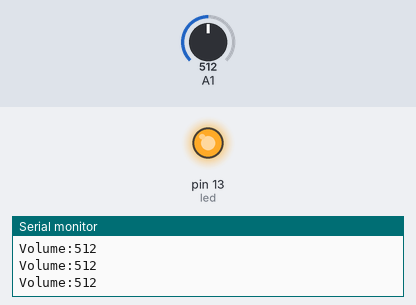
This sketch was run on a simulated Arduino Uno, built with avr-gcc and run on an emulated ATmega328P. Shown: output pins drawn as LEDs (lit = HIGH), the last lines printed to the serial monitor. Inputs (shaded band) come from the test bench; at power-on: A1 = 512.

Above: at 1.2 s.
1.3 s: A1 set to 416
2.8 s: A1 set to 381
At 4.1 s:
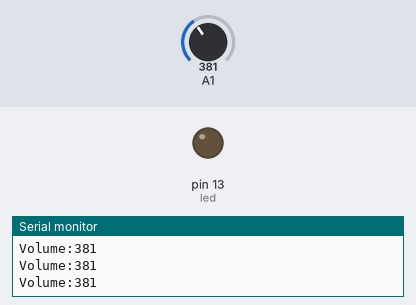
4.4 s: A1 set to 410
At 5.6 s:
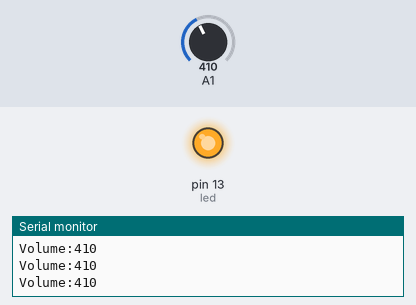
6.0 s: A1 set to 390
At 7.0 s:
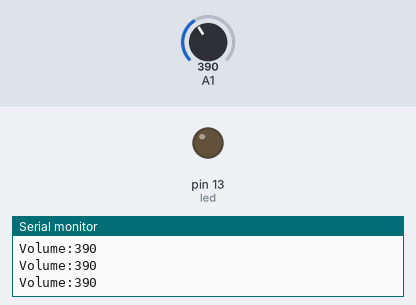
Timing chart, 0 to 8.6 s (numbered marks = the images above; inputs shaded):
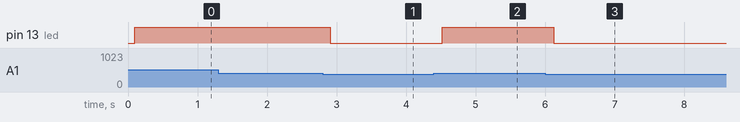

Measured:
- the behaviour switches between 400 and 399 on A1 (found by bisection; images 0 and 1)
- after the input at 2.8 s, pin 13 (led): HIGH → LOW after 0.11 s
- after the input at 4.4 s, pin 13 (led): LOW → HIGH after 0.12 s
- after the input at 6.0 s, pin 13 (led): HIGH → LOW after 0.12 s

The sketch:

firstApp.ino
```cpp
/*
  Basic application trials.
 */

int led = 13;
int MAXVALUE = 400;
int volume;

void setup(){
  Serial.begin(9600);
  pinMode(led, OUTPUT);
}

void loop(){
  volume = analogRead(A1);

  Serial.print("Volume:");
  Serial.println(volume);
  delay(100);

  if(volume >= MAXVALUE){
    digitalWrite(led, HIGH);
  }else{
    digitalWrite(led, LOW);
  }

}
```
